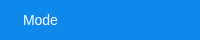
       <widget class="QWidget" name="m_zoneTitle" native="true">
        <property name="sizePolicy">
         <sizepolicy hsizetype="Preferred" vsizetype="Preferred">
          <horstretch>0</horstretch>
          <verstretch>0</verstretch>
         </sizepolicy>
        </property>
        <property name="minimumSize">
         <size>
          <width>0</width>
          <height>40</height>
         </size>
        </property>
        <property name="maximumSize">
         <size>
          <width>16777215</width>
          <height>40</height>
         </size>
        </property>
        <property name="styleSheet">
         <string notr="true">background-color: #0e88eb;</string>
        </property>
        <layout class="QHBoxLayout" name="horizontalLayout_2">
         <property name="spacing">
          <number>0</number>
         </property>
         <property name="leftMargin">
          <number>0</number>
         </property>
         <property name="topMargin">
          <number>0</number>
         </property>
         <property name="rightMargin">
          <number>0</number>
         </property>
         <property name="bottomMargin">
          <number>0</number>
         </property>
         <item>
          <widget class="QLabel" name="m_lbRoomName">
           <property name="styleSheet">
            <string notr="true">padding-left: 20px;
font-family: 微软雅黑;
font-size: 14px;
color: #ffffff;
border: none;</string>
           </property>
           <property name="text">
            <string>Mode</string>
           </property>
          </widget>
         </item>
         <item>
          <layout class="QHBoxLayout" name="horizontalLayout">
           <property name="spacing">
            <number>0</number>
           </property>
           <property name="leftMargin">
            <number>0</number>
           </property>
           <item>
            <widget class="ZegoImageButton" name="m_bMin">
             <property name="sizePolicy">
              <sizepolicy hsizetype="Fixed" vsizetype="Fixed">
               <horstretch>0</horstretch>
               <verstretch>0</verstretch>
              </sizepolicy>
             </property>
             <property name="minimumSize">
              <size>
               <width>30</width>
               <height>40</height>
              </size>
             </property>
             <property name="maximumSize">
              <size>
               <width>30</width>
               <height>40</height>
              </size>
             </property>
             <property name="focusPolicy">
              <enum>Qt::NoFocus</enum>
             </property>
             <property name="styleSheet">
              <string notr="true">QPushButton{
    border: 1px solid #0e88eb;
    background-color: #0e88eb;
}

QPushButton:hover{
    border: 1px solid #0d80de;
    background-color: #0d80de;
}

QPushButton:hover:pressed{
    border: 1px solid #0d79d1;
    background-color: #0d79d1;
}</string>
             </property>
             <property name="text">
              <string/>
             </property>
             <property name="icon">
              <iconset resource="style.qrc">
               <normaloff>:/min</normaloff>:/min</iconset>
             </property>
             <property name="flat">
              <bool>true</bool>
             </property>
            </widget>
           </item>
           <item>
            <widget class="ZegoImageButton" name="m_bMax">
             <property name="sizePolicy">
              <sizepolicy hsizetype="Fixed" vsizetype="Fixed">
               <horstretch>0</horstretch>
               <verstretch>0</verstretch>
              </sizepolicy>
             </property>
             <property name="minimumSize">
              <size>
               <width>30</width>
               <height>40</height>
              </size>
             </property>
             <property name="maximumSize">
              <size>
               <width>30</width>
               <height>40</height>
              </size>
             </property>
             <property name="focusPolicy">
              <enum>Qt::NoFocus</enum>
             </property>
             <property name="styleSheet">
              <string notr="true">QPushButton{
    border: 1px solid #0e88eb;
    background-color: #0e88eb;
}

QPushButton:checked{
    border: 1px solid #0e88eb;
    background-color: #0e88eb;
}

QPushButton:hover{
    border: 1px solid #0d80de;
    background-color: #0d80de;
}

QPushButton:hover:pressed{
    border: 1px solid #0d79d1;
    background-color: #0d79d1;
}</string>
             </property>
             <property name="text">
              <string/>
             </property>
             <property name="icon">
              <iconset resource="style.qrc">
               <normaloff>:/max</normaloff>:/max</iconset>
             </property>
             <property name="checkable">
              <bool>true</bool>
             </property>
             <property name="flat">
              <bool>true</bool>
             </property>
            </widget>
           </item>
           <item>
            <widget class="ZegoImageButton" name="m_bClose">
             <property name="enabled">
              <bool>true</bool>
             </property>
             <property name="sizePolicy">
              <sizepolicy hsizetype="Fixed" vsizetype="Fixed">
               <horstretch>0</horstretch>
               <verstretch>0</verstretch>
              </sizepolicy>
             </property>
             <property name="minimumSize">
              <size>
               <width>30</width>
               <height>40</height>
              </size>
             </property>
             <property name="maximumSize">
              <size>
               <width>30</width>
               <height>40</height>
              </size>
             </property>
             <property name="focusPolicy">
              <enum>Qt::NoFocus</enum>
             </property>
             <property name="layoutDirection">
              <enum>Qt::LeftToRight</enum>
             </property>
             <property name="styleSheet">
              <string notr="true">QPushButton{
    border: 1px solid #0e88eb;
    background-color: #0e88eb;
}

QPushButton:hover{
    border: 1px solid #0d80de;
    background-color: #0d80de;
}

QPushButton:hover:pressed{
    border: 1px solid #0d79d1;
    background-color: #0d79d1;
}</string>
             </property>
             <property name="text">
              <string/>
             </property>
             <property name="icon">
              <iconset resource="style.qrc">
               <normaloff>:/close</normaloff>:/close</iconset>
             </property>
             <property name="flat">
              <bool>true</bool>
             </property>
            </widget>
           </item>
          </layout>
         </item>
        </layout>
       </widget>
